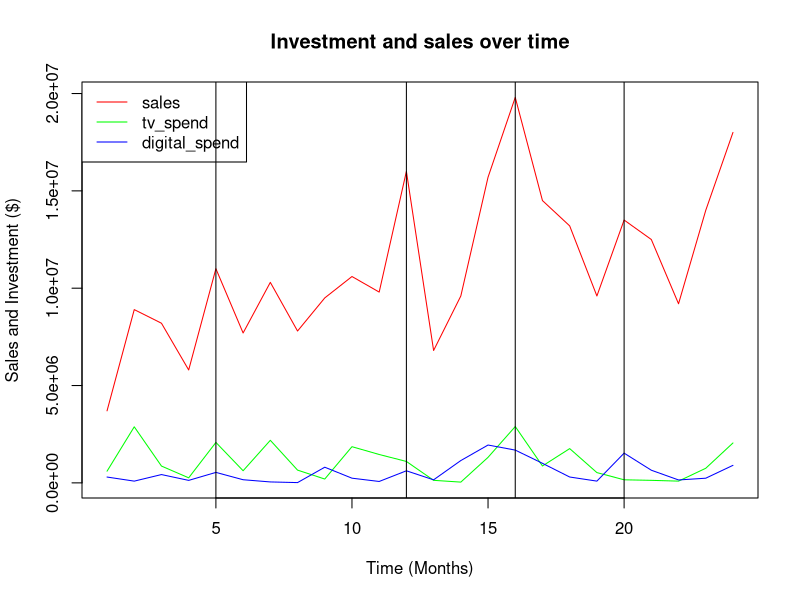

Here is the R script that generated this plot:
# KINESSO EMPLOYMENT TEST ####
## Import Sales Data ####
install.packages("tidyverse")
library(tidyverse)
library(readxl)
data <- read_xlsx('toy_sales_data.xlsx',sheet = 'data')
data
planned_spend <- read_xlsx('toy_sales_data.xlsx', sheet = 'planned_spend')
planned_spend

## Create A Plot of Sales, Tv And Digital Investment In The Y Axis With Time In The X Axis ####
spend_and_sales <- data %>% select(2:4)
color = rainbow(3)
ts.plot(spend_and_sales,col=color, ylab='Sales and Investment ($)', 
        xlab='Time (Months)', main = "Investment and sales over time")
legend("topleft", legend = colnames(spend_and_sales), lty=1, col=color)
abline(v=5)
abline(v=12)
abline(v=16)
abline(v=20)

## Report On The Correlations Among Sales Tv And Digital Investments ####
# We can see from the graph that there is some positive correlation between 
# sales and spend as shown by many of the peaks in sales corresponding to a peak 
# in one of the spend amounts as shown in the 5th, 12th, 16th and 20th months. 
# The level of correlation will need further investigation.

## Fit A Regression Model On The Data
fit <- lm(data$sales~.,data = data)
summary(fit)

## Report On The Adjusted R-squared ####
# The adjusted R squared for this model is 0.8985. This means that 89.85% of the
# variance in sales is explained by the change in these variables. This is a 
# relatively high output for a linear model.

## Report On The P-value And Significance Of Each Regressor ####
# The p-values of the intercept and the month and trend variables are not 
# statistically significant each at a value of around 0.3 meaning we are only 
# 70% confident of their significance. The p-value of thexmas variable is 
# 0.00563, which means we are 99.437% confident of its significance. This level 
# would be satisfactory in the majority of situations. Finally the p-value for 
# the tv_spend and digital_spend are both below 0.001, giving them a confidence 
# level of above 99.9% which puts them well into the statistically significant 
# range.

## Calculate The Contribution From Tv Spend To Sales In % And Absolute Dollar Value ####
(1.947/(-5.287+1.947+2.872+1.419e+07+3.097e+06))*100
# Therefore tv_spend contributes 0.000112628% to the total contribution towards 
# sales.
# In terms of absolute dollar amount, it contributes $1.947 for every extra 
# dollar spent.

## Calculate Tv ROI ####
total_sales =sum(data$sales)
total_spend = sum(data$tv_spend)
ROI = ((total_sales-total_spend)/total_spend)*100
ROI
# Therefore the total return on investment for the 2 year period is 943.0519%.

## Calculate The Expected Value For The First 3 Months Of 2018 ####
planned_spend$trend <- c(25,26,27)
planned_spend$xmas <- c(0,0,0)
planned_spend
predict.lm(fit, newdata = planned_spend)
# Therefore, for the first three months of 2018 the model predicts $11,750,228 
# for January, $12,760,264 for February and $15,656,009 for March.

## What Additional Data Would Improve Your Model ####
# There are a number of additional variables that could improve the model. In 
# terms of the tv_spend, it would be useful to know what level of the products 
# target audience (which could be found through unsupervised clustering) was 
#reached along with the frequency according to tv ratings. This could be 
# broken down into what percentage would have seen the ad once, twice, three 
#times, four times or five or more times. 
#
# In terms of digital_spend, variables like the click through rate to measure 
# the percentage who clicked on the ad as well as tracking through what 
# percentage of those clicks led to sales would allow us to better understand 
# the impact of the tv vs digital advertisements. A breakdown of spending on 
# each social media or ad services would also be useful to see the impact of 
# spending on different services.
#
# Some investment for both TV and digital may also have a delayed payout. If an 
# ad is launched late in October we may not see sales until November. Because of
# this, it could be useful to include extra variables indicating the previous 
# months advertising spend.
#
# It would also be useful to know when new toy lines are being released as this 
# could result in a boosted sales level for the release month and well the 
# subsequent months having variables similar to xmas telling the model if it has
# been 1, 2, or 3 months since a major release could indicate this to the model.
#Similar indicators could be used for expansion into new markets. Finally, price
# discounts could also influence sales. Variables indicating the lowest selling 
# price for each month either as a price or as a percentage discount could be 
# used to convey this to the model.